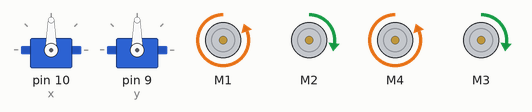
A sketch run on a simulated Arduino Uno, built with avr-gcc and run on an emulated ATmega328P. Parts: 2 × servo, 4 × DC motor (green arrow = forward, orange = backward, longer = faster).

Above: at 0.05 s.
At 1.85 s:
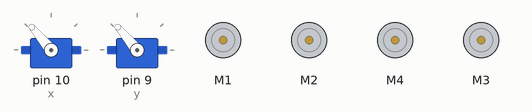
At 2.6 s:
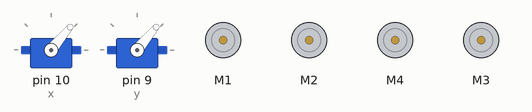
At 3.35 s:
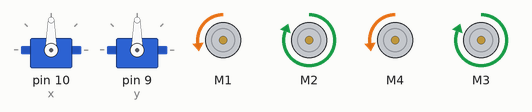
At 5.45 s:
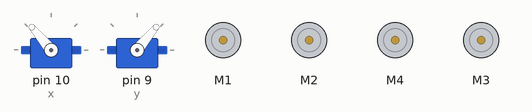
At 6.6 s:
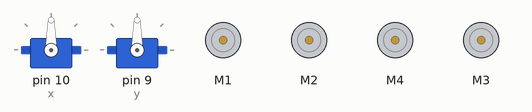
Timing chart, 0 to 8.6 s (numbered marks = the images above):
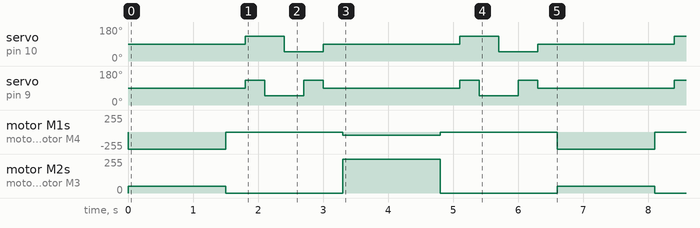

The sketch:

Motor_and_Servo_test_1.ino
```cpp
#include <Wire.h>
#include <Servo.h>
#include <Adafruit_MotorShield.h>
#include "utility/Adafruit_MS_PWMServoDriver.h"

Adafruit_MotorShield MotorShield = Adafruit_MotorShield();
Adafruit_DCMotor *backLeft = MotorShield.getMotor(1);
Adafruit_DCMotor *backRight = MotorShield.getMotor(2);
Adafruit_DCMotor *frontRight = MotorShield.getMotor(3);
Adafruit_DCMotor *frontLeft = MotorShield.getMotor(4);
Servo x;
Servo y;

void setup() {
  MotorShield.begin();
  x.attach(10);
  y.attach(9);
}

void loop() {
  turnRight(1.5);
  delay(300);

  turnCamera(40, 40);
  delay(300);
  turnCamera(40, -40);
  delay(300);
  turnCamera(-40, -40);
  delay(300);
  turnCamera(-40, 40);
  delay(300);
  turnCamera(0, 0);
  delay(300);

  turnLeft(1.5);
  delay(300);

  turnCamera(40, 40);
  delay(300);
  turnCamera(40, -40);
  delay(300);
  turnCamera(-40, -40);
  delay(300);
  turnCamera(-40, 40);
  delay(300);
  turnCamera(0, 0);
  delay(300);
}

void wait(int seconds) {
  delay(seconds*1000);
}

void turnCamera(int newX, int newY) {
  x.write(graph(newX));
  y.write(graph(newY));
}

int graph(int input) {
  int output = map(input, -90, 90, 0, 180);
  return output;
}

void goForward(float seconds) {
  uint8_t on = 255;
  uint8_t off = 0;
  backLeft->run(BACKWARD);
  backRight->run(FORWARD);
  frontLeft->run(BACKWARD);
  frontRight->run(FORWARD);
  backLeft->setSpeed(on);
  backRight->setSpeed(on);
  frontLeft->setSpeed(on);
  frontRight->setSpeed(on);
  delay(seconds*1000);
  backLeft->setSpeed(off);
  backRight->setSpeed(off);
  frontLeft->setSpeed(off);
  frontRight->setSpeed(off);
}

void goBackward(float seconds) {
  uint8_t on = 255;
  uint8_t off = 0;
  backLeft->run(FORWARD);
  backRight->run(BACKWARD);
  frontLeft->run(FORWARD);
  frontRight->run(BACKWARD);
  backLeft->setSpeed(on);
  backRight->setSpeed(on);
  frontLeft->setSpeed(on);
  frontRight->setSpeed(on);
  delay(seconds*1000);
  backLeft->setSpeed(off);
  backRight->setSpeed(off);
  frontLeft->setSpeed(off);
  frontRight->setSpeed(off);
}

void turnLeft(float seconds) {
  uint8_t on = 255;
  uint8_t middle= 50;
  uint8_t off = 0;
  backLeft->run(BACKWARD);
  backRight->run(FORWARD);
  frontLeft->run(BACKWARD);
  frontRight->run(FORWARD);
  backLeft->setSpeed(middle);
  frontLeft->setSpeed(middle);
  backRight->setSpeed(on);
  frontRight->setSpeed(on);
  delay(seconds*1000);
  backLeft->setSpeed(off);
  backRight->setSpeed(off);
  frontLeft->setSpeed(off);
  frontRight->setSpeed(off);
}

void turnRight(float seconds) {
  uint8_t on = 255;
  uint8_t middle =50;
  uint8_t off = 0;
  backLeft->run(BACKWARD);
  backRight->run(FORWARD);
  frontLeft->run(BACKWARD);
  frontRight->run(FORWARD);
  backLeft->setSpeed(on);
  frontLeft->setSpeed(on);
  backRight->setSpeed(middle);
  frontRight->setSpeed(middle);
  delay(seconds*1000);
  backLeft->setSpeed(off);
  backRight->setSpeed(off);
  frontLeft->setSpeed(off);
  frontRight->setSpeed(off);
}

void rotateLeft(float seconds) {
  uint8_t on = 255;
  uint8_t middle = 150;
  uint8_t off = 0;
  backLeft->run(FORWARD);
  backRight->run(FORWARD);
  frontLeft->run(FORWARD);
  frontRight->run(FORWARD);
  backLeft->setSpeed(on);
  frontLeft->setSpeed(off);
  backRight->setSpeed(on);
  frontRight->setSpeed(on);
  delay(seconds*1000);
  backLeft->setSpeed(off);
  backRight->setSpeed(off);
  frontLeft->setSpeed(off);
  frontRight->setSpeed(off);
}

void rotateRight(float seconds) {
  uint8_t on = 255;
  uint8_t middle = 150;
  uint8_t off = 0;
  backLeft->run(BACKWARD);
  backRight->run(BACKWARD);
  frontLeft->run(BACKWARD);
  frontRight->run(BACKWARD);
  backLeft->setSpeed(on);
  frontLeft->setSpeed(on);
  backRight->setSpeed(on);
  frontRight->setSpeed(off);
  delay(seconds*1000);
  backLeft->setSpeed(off);
  backRight->setSpeed(off);
  frontLeft->setSpeed(off);
  frontRight->setSpeed(off);
}
```

Measured:
- by itself, servo on pin 10 (x): repeats every 3.3 s: 50° 0.60 s, 90° 2.1 s, 130° 0.60 s
- by itself, servo on pin 9 (y): repeats every 3.3 s: 50° 0.60 s, 130° 0.30 s, 90° 2.1 s, 130° 0.30 s
- by itself, motor M1, motor M4: repeats every 6.6 s: stopped 1.8 s, backward 50/255 1.5 s, stopped 1.8 s, backward 255/255 1.5 s
- by itself, motor M2, motor M3: repeats every 6.6 s: stopped 1.8 s, forward 255/255 1.5 s, stopped 1.8 s, forward 50/255 1.5 s
